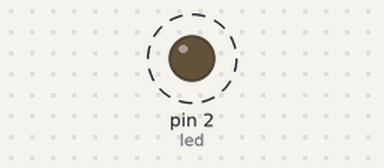
The sketch below on a simulated Arduino Uno, built with avr-gcc and run on an emulated ATmega328P. Parts: output pins drawn as LEDs (lit = HIGH). Dashed ring = blinking. What the sketch prints to the serial monitor is not drawn.

Above: at 0.5 s.
Timing chart, 0 to 4.6 s (numbered marks = the images above):
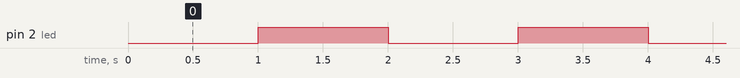

Measured:
- by itself, pin 2 (led): alternates HIGH for 1.0 s and LOW for 1.0 s

The sketch:

RemplazoMillis.ino
```cpp
int led = 2;
int waitTime = 1000;
int actualTime = 0;
int previous = 0;
bool flag = false;

void setup() {

  pinMode(led, OUTPUT);
  Serial.begin(115200);
}

void loop() {

  actualTime = millis();
  Serial.println(millis());

  if ((actualTime - previous) >= waitTime) {
    previous = actualTime;
    flag = !flag;
    digitalWrite(led, flag);
  }

}
```
